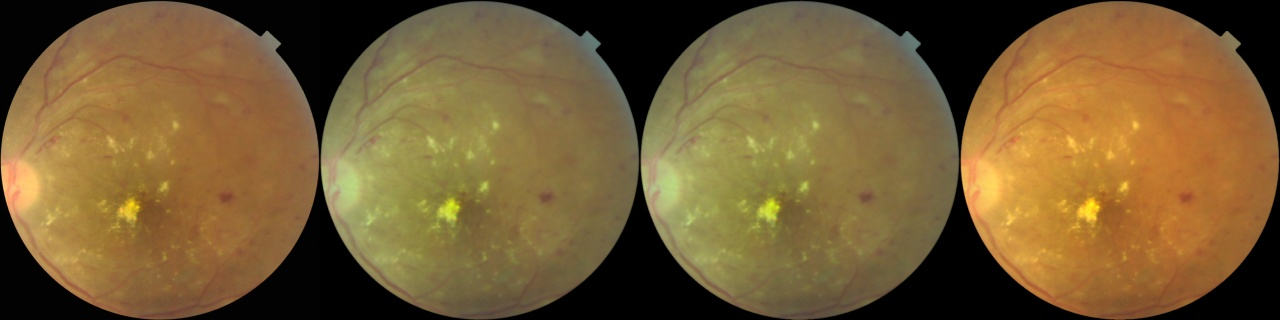
#> input picture encoder_mnv3_ssl/localtest/degrade_equiv_1.jpg, 1280 x 320 px
$ python degrade.py localtest/degrade_equiv_1.jpg out.png
#> lines starting #> are read from the running program, lines starting #| are printed output that depends on the picture; after the words box and inside, x2 and y2 are one past the last pixel; in counts of white or black regions, pixels touching at a corner belong together
"""Classical (non-ML) clean-tabletop -> portable-like fundus degrader for asymmetric KD.
Order: approx CRF tone -> radial vignetting -> defocus blur -> color/green shift -> light leak -> noise -> JPEG.
Defaults are fit to official RET-Amrita Visuscout 100 samples (2026-11-06). Not a recovered camera CRF.
Usage: python3 degrade.py in.png out.png [--seed 0]"""
import cv2, numpy as np, argparse
from dataclasses import dataclass, asdict

@dataclass
class DegradeParams:
    # Defaults fit 2026-11-06 to 24 official RET-Amrita Visuscout 100 frames vs RFMiD
    # (see visuscout_params.json). Exposure nudged 1.04 -> 1.12 to close leftover L gap.
    crf_gamma: float = 1.05        # mild mid-tone roll; almost matches Visuscout brightness
    crf_toe: float = 0.02
    crf_shoulder: float = 0.92
    exposure: float = 1.12         # do NOT crush brightness (Visuscout L ≈ RFMiD)
    vignette_strength: float = 0.16  # mild rim darkening (edge/centre 1.02 -> ~0.93)
    vignette_power: float = 2.0
    blur_sigma: float = 1.15       # matches Sobel-mean drop ~18.6 -> ~14.2
    gain_r: float = 0.85           # cooler / less red than tabletop RFMiD
    gain_g: float = 1.05
    gain_b: float = 1.15           # more blue in the mix
    leak_strength: float = 0.0     # 0 = off; rare green crescent seen on some Visuscout frames
    leak_angle_deg: float = -1.0
    leak_width: float = 0.25
    noise_sigma: float = 1.4
    jpeg_quality: int = 70
    seed: int = 0

def _fov(img):
    m = (cv2.cvtColor(img, cv2.COLOR_BGR2GRAY) > 15).astype(np.uint8)
    m = cv2.morphologyEx(m, cv2.MORPH_OPEN, np.ones((5, 5), np.uint8)); return m.astype(np.float32)

def crf(x, p):
    x = np.clip(x * p.exposure, 0, None)
    y = np.power(np.clip(x, 0, 1), p.crf_gamma)
    s = p.crf_shoulder  # soft shoulder above s
    hi = y > s; y[hi] = s + (1 - s) * (1 - np.exp(-(y[hi] - s) / (1 - s)))
    return p.crf_toe + (1 - p.crf_toe) * y

def degrade(img, p: DegradeParams = DegradeParams()):
    rng = np.random.default_rng(p.seed)
    h, w = img.shape[:2]; m = _fov(img); scale = w / 1024
    x = crf(img.astype(np.float32) / 255, p)
    ys, xs = np.nonzero(m > 0); cy, cx = ys.mean(), xs.mean(); R = np.sqrt(m.sum() / np.pi)
    Y, X = np.indices((h, w)); rad = np.clip(np.sqrt((Y - cy) ** 2 + (X - cx) ** 2) / R, 0, 1.2)
    x *= (1 - p.vignette_strength * np.power(np.clip(rad, 0, 1), p.vignette_power))[..., None]
    if p.blur_sigma > 0: x = cv2.GaussianBlur(x, (0, 0), p.blur_sigma * scale)
    x *= np.array([p.gain_b, p.gain_g, p.gain_r], np.float32)  # BGR
    if p.leak_strength > 0:
        ang = np.deg2rad(p.leak_angle_deg if p.leak_angle_deg >= 0 else rng.uniform(0, 360))
        d = ((X - cx) * np.cos(ang) + (Y - cy) * np.sin(ang)) / R
        leak = np.clip((d - (1 - p.leak_width)) / p.leak_width, 0, 1) ** 2
        x += (p.leak_strength * leak)[..., None] * np.array([0.45, 1.0, 0.35], np.float32)  # greenish leak (seen on some Visuscout frames)
    if p.noise_sigma > 0: x += rng.normal(0, p.noise_sigma / 255, x.shape).astype(np.float32)
    x *= m[..., None]
    out = (np.clip(x, 0, 1) * 255 + 0.5).astype(np.uint8)
    if p.jpeg_quality < 100:
        out = cv2.imdecode(cv2.imencode(".jpg", out, [cv2.IMWRITE_JPEG_QUALITY, int(p.jpeg_quality)])[1], 1)
    return out

if __name__ == "__main__":
    ap = argparse.ArgumentParser(); ap.add_argument("inp"); ap.add_argument("out"); ap.add_argument("--seed", type=int, default=0)
    ap.add_argument("--leak", type=float, default=0.0); a = ap.parse_args()
    cv2.imwrite(a.out, degrade(cv2.imread(a.inp), DegradeParams(seed=a.seed, leak_strength=a.leak))); print(asdict(DegradeParams()))
#> in _fov, `m = (cv2.cvtColor(img, cv2.COLOR_BGR2GRAY) > 15).astype(np.uint8)`:
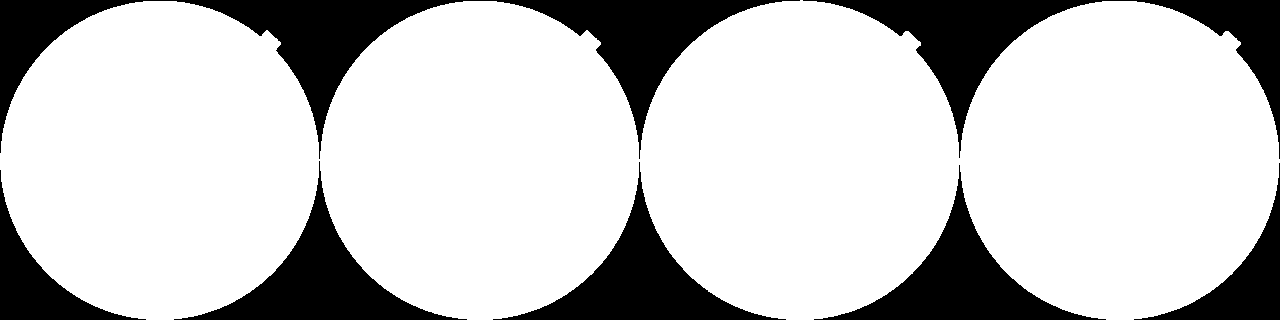
#> m: shape (320, 1280); values 0 (black) and 1 (white), 78.4% white; 7 black regions, largest, box (x1, y1, x2, y2) and area: (0, 0, 800, 159) 27792, (803, 0, 1280, 159) 16570, (493, 162, 786, 320) 11033
#> in _fov, img is the input picture: shape (320, 1280, 3); mean B, G, R 52.1, 92.9, 117.9
#> in _fov, `m = cv2.morphologyEx(m, cv2.MORPH_OPEN, np.ones((5, 5), np.uint8))`: m: shape (320, 1280); values 0 (black) and 1 (white), 78.4% white; 3 black regions, box (x1, y1, x2, y2) and area: (0, 0, 1280, 320) 72018, (814, 165, 1106, 320) 11017, (0, 170, 146, 320) 5485
#> in crf, `y = np.power(np.clip(x, 0, 1), p.crf_gamma)`:
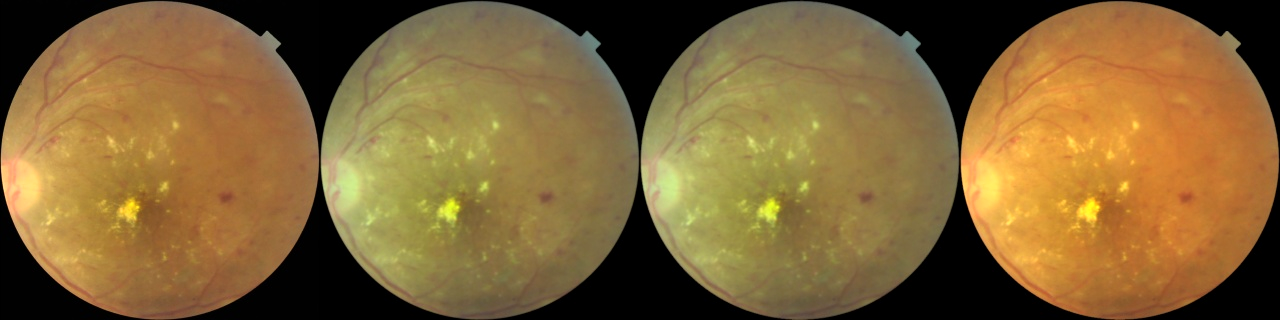
#> y: shape (320, 1280, 3) float32; mean of channels 0, 1, 2 0.215, 0.395, 0.507; drawn as B, G, R
#> in crf, `hi = y > s`:
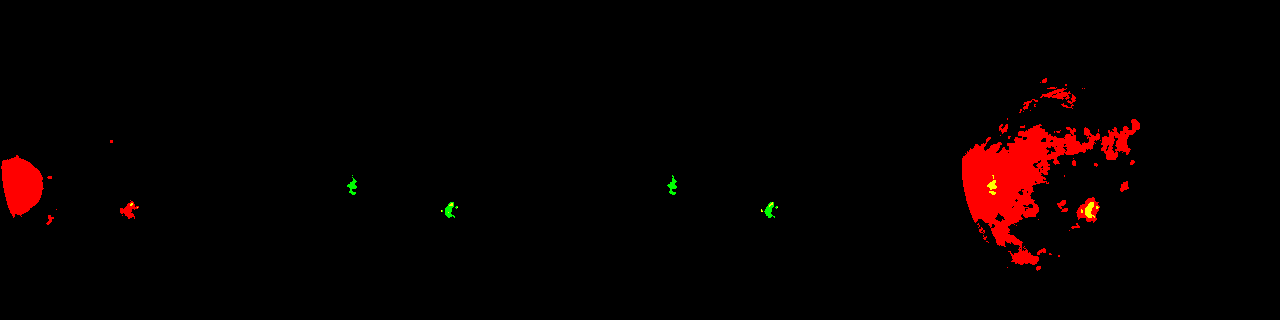
#> hi: shape (320, 1280, 3) bool; mean of channels 0, 1, 2 0, 0.00148, 0.0284; drawn as B, G, R
#> in crf, `y[hi] = s + (1 - s) * (1 - np.exp(-(y[hi] - s) / (1 - s)))`: y: shape (320, 1280, 3) float32; 2.93% of pixels changed, all inside (x1, y1, x2, y2) = (1, 78, 1140, 271)
#> in degrade, `cy, cx = (ys.mean(), xs.mean())`: cy = 159.6; cx = 639.6
#> in degrade, `R = np.sqrt(m.sum() / np.pi)`: R = 319.7
#> in degrade, `rad = np.clip(np.sqrt((Y - cy) ** 2 + (X - cx) ** 2) / R, 0, 1.2)`:
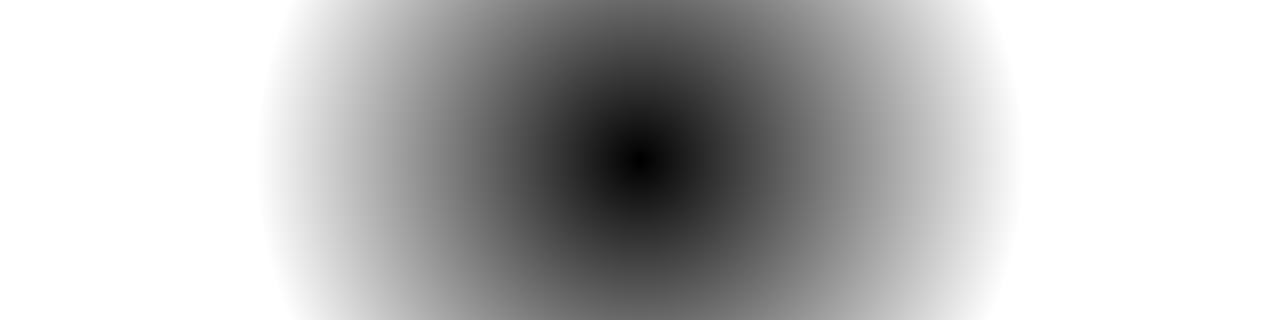
#> rad: shape (320, 1280) float64; min 0.00185, max 1.2, mean 0.89; drawn with min black and max white
#> in degrade, `if p.blur_sigma > 0: x = cv2.GaussianBlur(x, (0, 0), p.blur_sigma * sc..`:
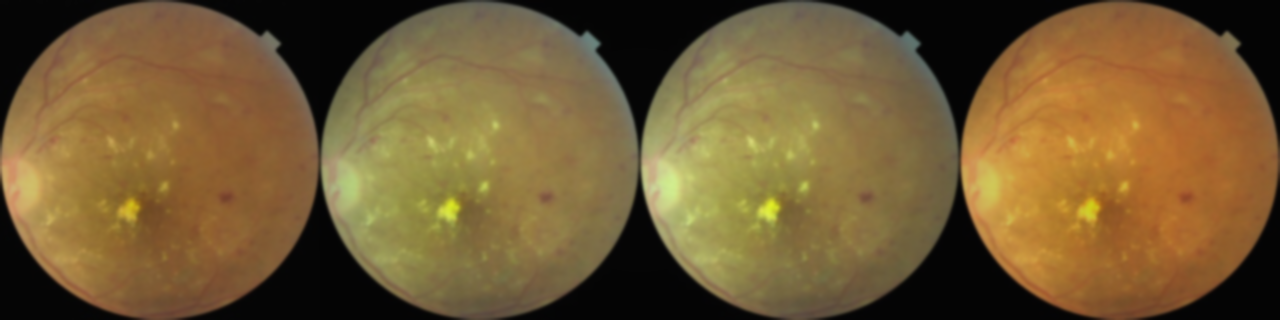
#> x: shape (320, 1280, 3) float32; mean B, G, R 0.207, 0.363, 0.456
#> in degrade, `x *= np.array([p.gain_b, p.gain_g, p.gain_r], np.float32)`:
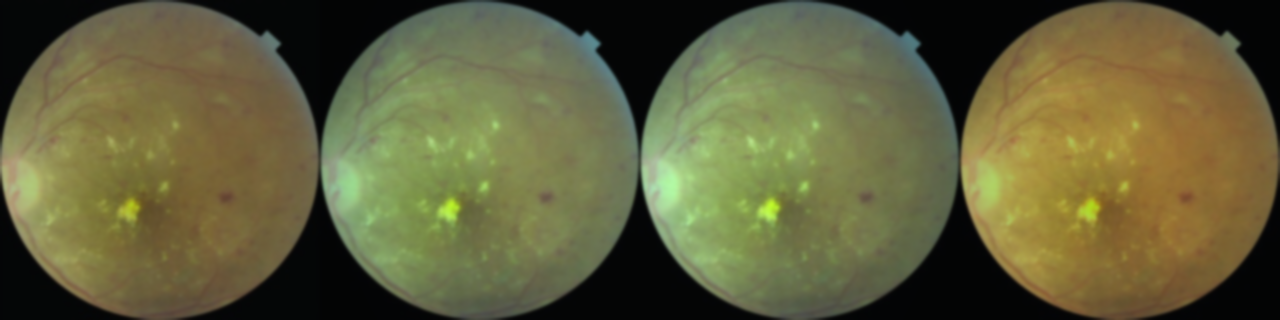
#> x: shape (320, 1280, 3) float32; mean B, G, R 0.238, 0.381, 0.388

$ run again, on encoder_mnv3_ssl/localtest/degrade_equiv_1741.jpg
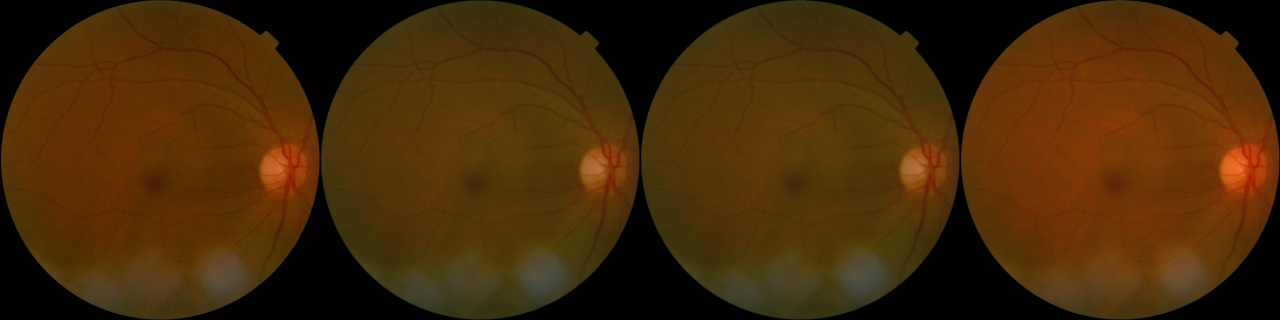
#> input picture encoder_mnv3_ssl/localtest/degrade_equiv_1741.jpg, 1280 x 320 px
#> in _fov, `m = (cv2.cvtColor(img, cv2.COLOR_BGR2GRAY) > 15).astype(np.uint8)`:
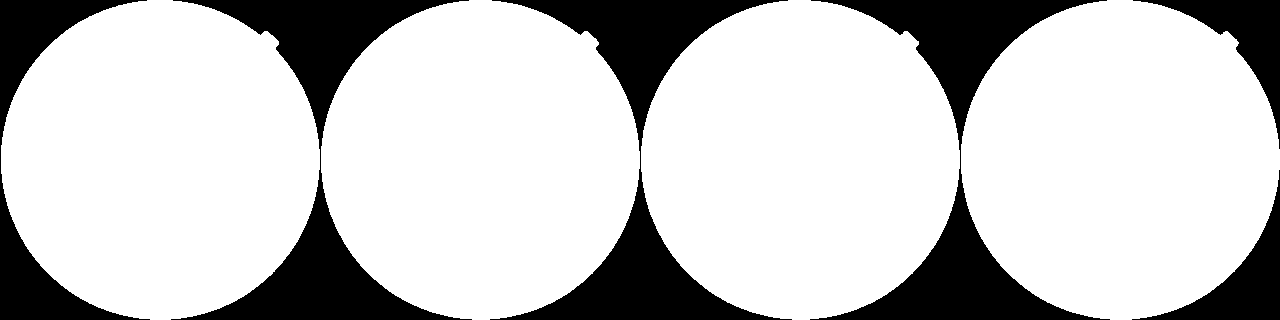
#> m: shape (320, 1280); values 0 (black) and 1 (white), 78.4% white; 6 black regions, box (x1, y1, x2, y2) and area: (490, 0, 792, 320) 22177, (810, 0, 1110, 320) 22158, (171, 0, 472, 320) 22125, (0, 0, 150, 320) 11214, (1132, 170, 1280, 320) 5547, (1133, 0, 1280, 149) 5366
#> in _fov, img is the input picture: shape (320, 1280, 3); mean B, G, R 8.7, 41.6, 70.2
#> cy = 159.2; cx = 639.9
#> R = 319.6
#> in degrade, `if p.noise_sigma > 0: x += rng.normal(0, p.noise_sigma / 255, x.shape)..`:
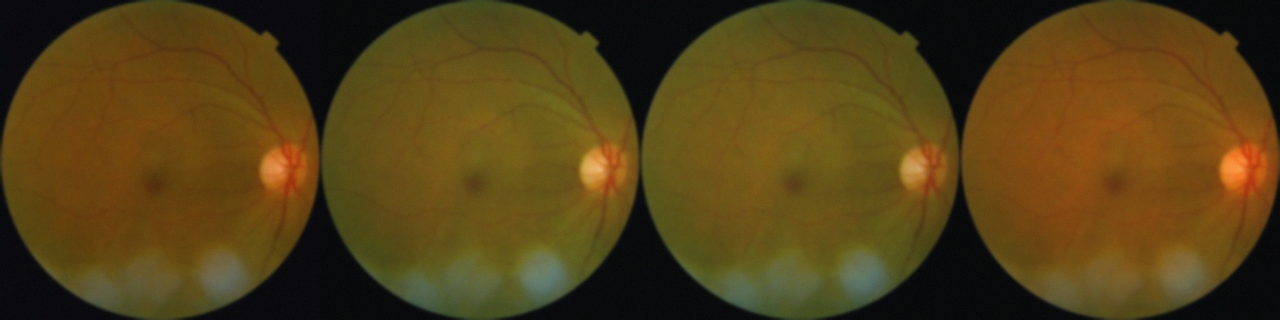
#> x: shape (320, 1280, 3) float32; mean B, G, R 0.0538, 0.174, 0.232; drawn with min black and max white
